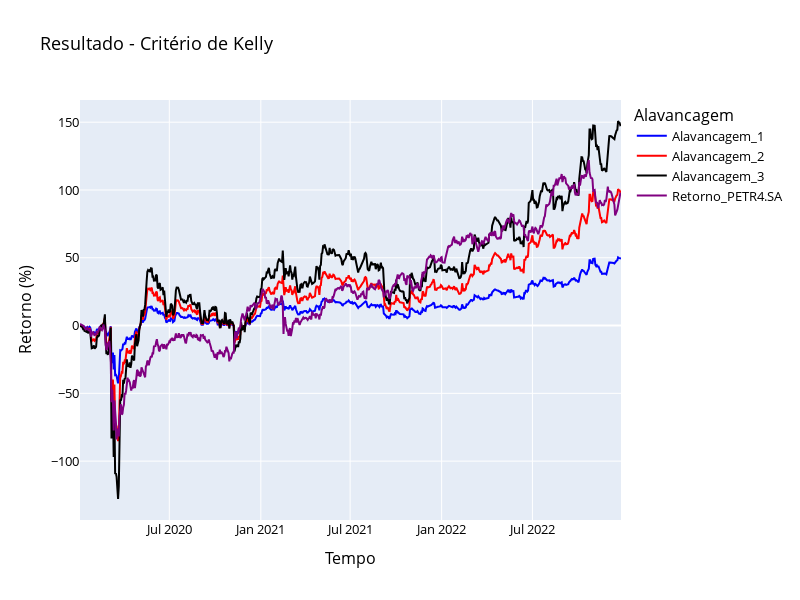

Here is the notebook cell this chart was saved with:
### Code cell
#Visualiza o resultado

fig = make_subplots(rows = 1, cols = 1,
                    shared_xaxes = True,
                    vertical_spacing = 0.08)

fig.add_trace(go.Scatter(x = retornos_acc.index
                         , y = retornos_acc.iloc[:,0]
                         , name = retornos_acc.columns[0]
                         ,line = dict(color = "blue"))
              , row = 1, col = 1)

fig.add_trace(go.Scatter(x = retornos_acc.index
                         , y = retornos_acc.iloc[:,1]
                         , name = retornos_acc.columns[1]
                         ,line = dict(color = "red"))
              , row = 1, col = 1)

fig.add_trace(go.Scatter(x = retornos_acc.index
                         , y = retornos_acc.iloc[:,2]
                         , name = retornos_acc.columns[2]
                         ,line = dict(color = "black"))
              , row = 1, col = 1)

fig.add_trace(go.Scatter(x = retornos_acc.index
                         , y = retornos_acc.iloc[:,3]
                         , name = retornos_acc.columns[3]
                         ,line = dict(color = "purple"))
              , row = 1, col = 1)



fig.update_layout(height = 600, width = 800
                  , title_text = "Resultado - Critério de Kelly"
                  , font_color = "blue"
                  , title_font_color = "black"
                  , xaxis_title = "Tempo"
                  , yaxis_title = "Retorno (%)"
                  , showlegend = True
                  , legend_title = "Alavancagem"
                  , font = dict(size = 13, color = "Black")
                 )
fig.update_layout(hovermode = "x unified")

# Code to exclude empty dates from the chart
dt_all = pd.date_range(start = retornos_acc.index[0]
                       , end = retornos_acc.index[-1]
                       , freq = "D")
dt_all_py = [d.to_pydatetime() for d in dt_all]
dt_obs_py = [d.to_pydatetime() for d in retornos_acc.index]

dt_breaks = [d for d in dt_all_py if d not in dt_obs_py]

fig.update_xaxes(
    rangebreaks = [dict(values = dt_breaks)]
)



fig.show()

### Figure 1 — Plotly figure (JSON) as saved in the notebook; plotly's stock layout.template omitted (floating-point values rounded to 4 significant figures; data arrays with more than 128 entries replaced by an {"elided": "..."} marker saying what was removed)
{"data": [{"line": {"color": "blue"}, "name": "Alavancagem_1", "type": "scatter", "x": {"elided": "740 str values"}, "xaxis": "x", "y": {"elided": "740 float values"}, "yaxis": "y"}, {"line": {"color": "red"}, "name": "Alavancagem_2", "type": "scatter", "x": {"elided": "740 str values"}, "xaxis": "x", "y": {"elided": "740 float values"}, "yaxis": "y"}, {"line": {"color": "black"}, "name": "Alavancagem_3", "type": "scatter", "x": {"elided": "740 str values"}, "xaxis": "x", "y": {"elided": "740 float values"}, "yaxis": "y"}, {"line": {"color": "purple"}, "name": "Retorno_PETR4.SA", "type": "scatter", "x": {"elided": "740 str values"}, "xaxis": "x", "y": {"elided": "740 float values"}, "yaxis": "y"}], "layout": {"font": {"color": "Black", "size": 13}, "height": 600, "hovermode": "x unified", "legend": {"title": {"text": "Alavancagem"}}, "showlegend": true, "title": {"font": {"color": "black"}, "text": "Resultado - Critério de Kelly"}, "width": 800, "xaxis": {"anchor": "y", "domain": [0, 1], "rangebreaks": [{"values": {"elided": "346 str values"}}], "title": {"text": "Tempo"}}, "yaxis": {"anchor": "x", "domain": [0, 1], "title": {"text": "Retorno (%)"}}}}
